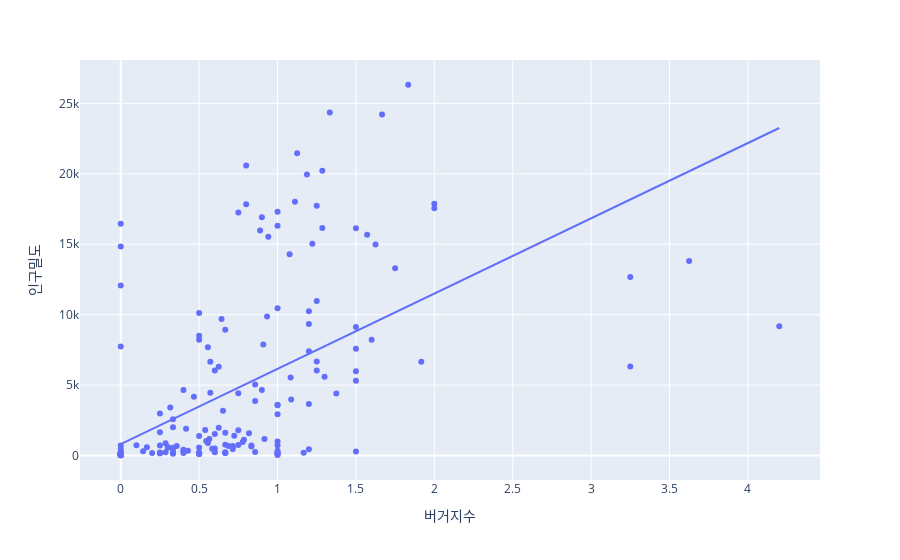

The notebook cell this image was saved under:
### Code cell
px.scatter(final_df, x="버거지수",y="인구밀도", hover_name='주소', trendline='ols')

### Figure 1 — Plotly figure (JSON) as saved in the notebook; plotly's stock layout.template omitted (floating-point values rounded to 4 significant figures; data arrays with more than 128 entries replaced by an {"elided": "..."} marker saying what was removed)
{"data": [{"hovertemplate": "<b>%{hovertext}</b><br><br>버거지수=%{x}<br>인구밀도=%{y}<extra></extra>", "hovertext": {"elided": "224 str values"}, "legendgroup": "", "marker": {"color": "#636efa", "symbol": "circle"}, "mode": "markers", "name": "", "orientation": "v", "showlegend": false, "type": "scatter", "x": {"elided": "224 float values"}, "xaxis": "x", "y": {"elided": "224 float values"}, "yaxis": "y"}, {"hovertemplate": "<b>OLS trendline</b><br>인구밀도 = 5344.84 * 버거지수 + 803.369<br>R<sup>2</sup>=0.339567<br><br>버거지수=%{x}<br>인구밀도=%{y} <b>(trend)</b><extra></extra>", "legendgroup": "", "marker": {"color": "#636efa", "symbol": "circle"}, "mode": "lines", "name": "", "showlegend": false, "type": "scatter", "x": {"elided": "224 float values"}, "xaxis": "x", "y": {"elided": "224 float values"}, "yaxis": "y"}], "layout": {"legend": {"tracegroupgap": 0}, "margin": {"t": 60}, "xaxis": {"anchor": "y", "domain": [0, 1], "title": {"text": "버거지수"}}, "yaxis": {"anchor": "x", "domain": [0, 1], "title": {"text": "인구밀도"}}}}
